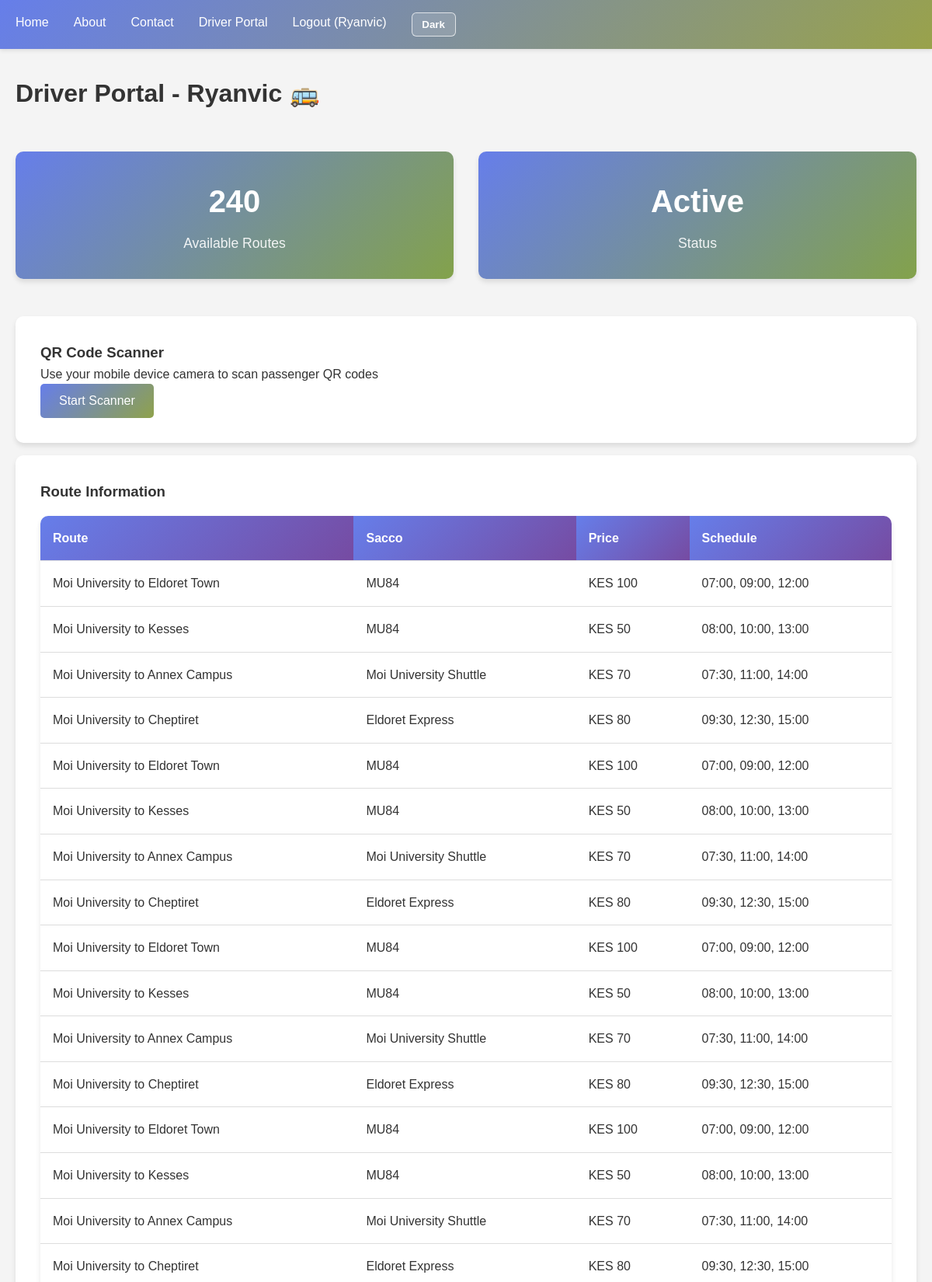
The page /driver_portal/Ryanvic (signed in, upper part) on the database its author committed.
### tables this page shows
CREATE TABLE routes (
                id INTEGER PRIMARY KEY AUTOINCREMENT,
                name TEXT NOT NULL,
                sacco TEXT NOT NULL,
                schedule TEXT NOT NULL,
                price INTEGER NOT NULL
            );

### app.py (the view)
@app.route('/driver_portal/<username>')
def driver_portal(username):
    if 'username' not in session or session['username'] != username or session['role'] != 'driver':
        flash('Unauthorized access.', 'error')
        return redirect(url_for('login'))
    with sqlite3.connect(DB_NAME) as conn:
        cursor = conn.cursor()
        cursor.execute("SELECT name, sacco, schedule, price FROM routes")
        routes = [{'name': row[0], 'sacco': row[1], 'schedule': json.loads(row[2]), 'price': row[3]} for row in cursor.fetchall()]
    return render_template('driver_portal.html', username=username, routes=routes)

### app.py (called while the page is built)
@app.context_processor
def inject_user():
    return dict(session=session)

### templates/driver_portal.html (shortened to what this page needs)
{% extends "base.html" %}
{% block content %}
<h1>Driver Portal - {{ username }} 🚌</h1>
<div class="dashboard-grid">
    <div class="card stats-card">
        <div class="stats-number">{{ routes|length }}</div>
        <div class="stats-label">Available Routes</div>
    </div>
    <div class="card stats-card">
        <div class="stats-number">Active</div>
        <div class="stats-label">Status</div>
    </div>
</div>
<div class="card">
    <h3>QR Code Scanner</h3>
    <p>Use your mobile device camera to scan passenger QR codes</p>
    <button class="btn" onclick="startScanner()">Start Scanner</button>
</div>
<div class="card">
    <h3>Route Information</h3>
    <table class="table">
        <thead>
            <tr>
                <th>Route</th>
                <th>Sacco</th>
                <th>Price</th>
                <th>Schedule</th>
            </tr>
        </thead>
        <tbody>
            {% for route in routes %}
            <tr>
                <td>{{ route.name }}</td>
                <td>{{ route.sacco }}</td>
                <td>KES {{ route.price }}</td>
                <td>{{ route.schedule|join(', ') }}</td>
            </tr>
            {% endfor %}
        </tbody>
    </table>
</div>
{% endblock %}

### static/style.css (style rules this page uses)
* { margin: 0; padding: 0; box-sizing: border-box; }
:root { --page-bg: #f4f4f4; --surface-bg: #ffffff; --surface-alt-bg: #f8f9fa; --text-color: #333333; --muted-text: #555555; --heading-color: #1d3557; --border-color: #dddddd; --shadow-color: rgba(0, 0, 0, 0.1); --header-gradient: linear-gradient(135deg, #667eea 0%, #99a24b 100%); --table-header-gradient: linear-gradient(135deg, #667eea 0%, #764ba2 100%); --validity-bg: #f0fff4; --validity-border: #b7e4c7; --validity-text: #1b4332; --validity-date: #0b6b3a; }
body { font-family: "Arial", sans-serif; line-height: 1.6; color: var(--text-color); background-color: var(--page-bg); transition: background-color 0.25s ease, color 0.25s ease; }
.card { background: var(--surface-bg); color: var(--text-color); border-radius: 10px; padding: 2rem; margin: 1rem 0; box-shadow: 0 4px 6px var(--shadow-color); transition: transform 0.3s, background-color 0.25s ease, color 0.25s ease; }
.btn { display: inline-block; padding: 0.8rem 1.5rem; background: linear-gradient(135deg, #667eea 0%, #8fa24b 100%); color: white; text-decoration: none; border: none; border-radius: 5px; cursor: pointer; font-size: 1rem; transition: transform 0.3s, box-shadow 0.3s; }
.dashboard-grid { display: grid; grid-template-columns: repeat(auto-fit, minmax(300px, 1fr)); gap: 2rem; margin: 2rem 0; }
.stats-card { background: linear-gradient(135deg, #667eea 0%, #83a24b 100%); color: white; text-align: center; }
.stats-number { font-size: 2.5rem; font-weight: bold; margin-bottom: 0.5rem; }
.stats-label { font-size: 1.1rem; opacity: 0.9; }
.table { width: 100%; border-collapse: collapse; margin: 1rem 0; background: var(--surface-bg); border-radius: 10px; overflow: hidden; box-shadow: 0 4px 6px var(--shadow-color); }
.table th, .table td { padding: 1rem; text-align: left; border-bottom: 1px solid var(--border-color); }
.table th { background: var(--table-header-gradient); color: white; font-weight: bold; }

### rows shown on the page
routes: name "Moi University to Eldoret Town", sacco "MU84", price "100", schedule "07:00, 09:00, 12:00"
routes: name "Moi University to Kesses", sacco "MU84", price "50", schedule "08:00, 10:00, 13:00"
routes: name "Moi University to Annex Campus", sacco "Moi University Shuttle", price "70", schedule "07:30, 11:00, 14:00"
routes: name "Moi University to Cheptiret", sacco "Eldoret Express", price "80", schedule "09:30, 12:30, 15:00"
routes: name "Moi University to Eldoret Town", sacco "MU84", price "100", schedule "07:00, 09:00, 12:00"
routes: name "Moi University to Kesses", sacco "MU84", price "50", schedule "08:00, 10:00, 13:00"
routes: name "Moi University to Annex Campus", sacco "Moi University Shuttle", price "70", schedule "07:30, 11:00, 14:00"
routes: name "Moi University to Cheptiret", sacco "Eldoret Express", price "80", schedule "09:30, 12:30, 15:00"
routes: name "Moi University to Eldoret Town", sacco "MU84", price "100", schedule "07:00, 09:00, 12:00"
routes: name "Moi University to Kesses", sacco "MU84", price "50", schedule "08:00, 10:00, 13:00"
routes: name "Moi University to Annex Campus", sacco "Moi University Shuttle", price "70", schedule "07:30, 11:00, 14:00"
routes: name "Moi University to Cheptiret", sacco "Eldoret Express", price "80", schedule "09:30, 12:30, 15:00"
routes: name "Moi University to Eldoret Town", sacco "MU84", price "100", schedule "07:00, 09:00, 12:00"
routes: name "Moi University to Kesses", sacco "MU84", price "50", schedule "08:00, 10:00, 13:00"
routes: name "Moi University to Annex Campus", sacco "Moi University Shuttle", price "70", schedule "07:30, 11:00, 14:00"
routes: name "Moi University to Cheptiret", sacco "Eldoret Express", price "80", schedule "09:30, 12:30, 15:00"

### other values the page prints
{{ session.username }} "Ryanvic"
{{ username }} "Ryanvic"
{{ routes|length }} "240"
